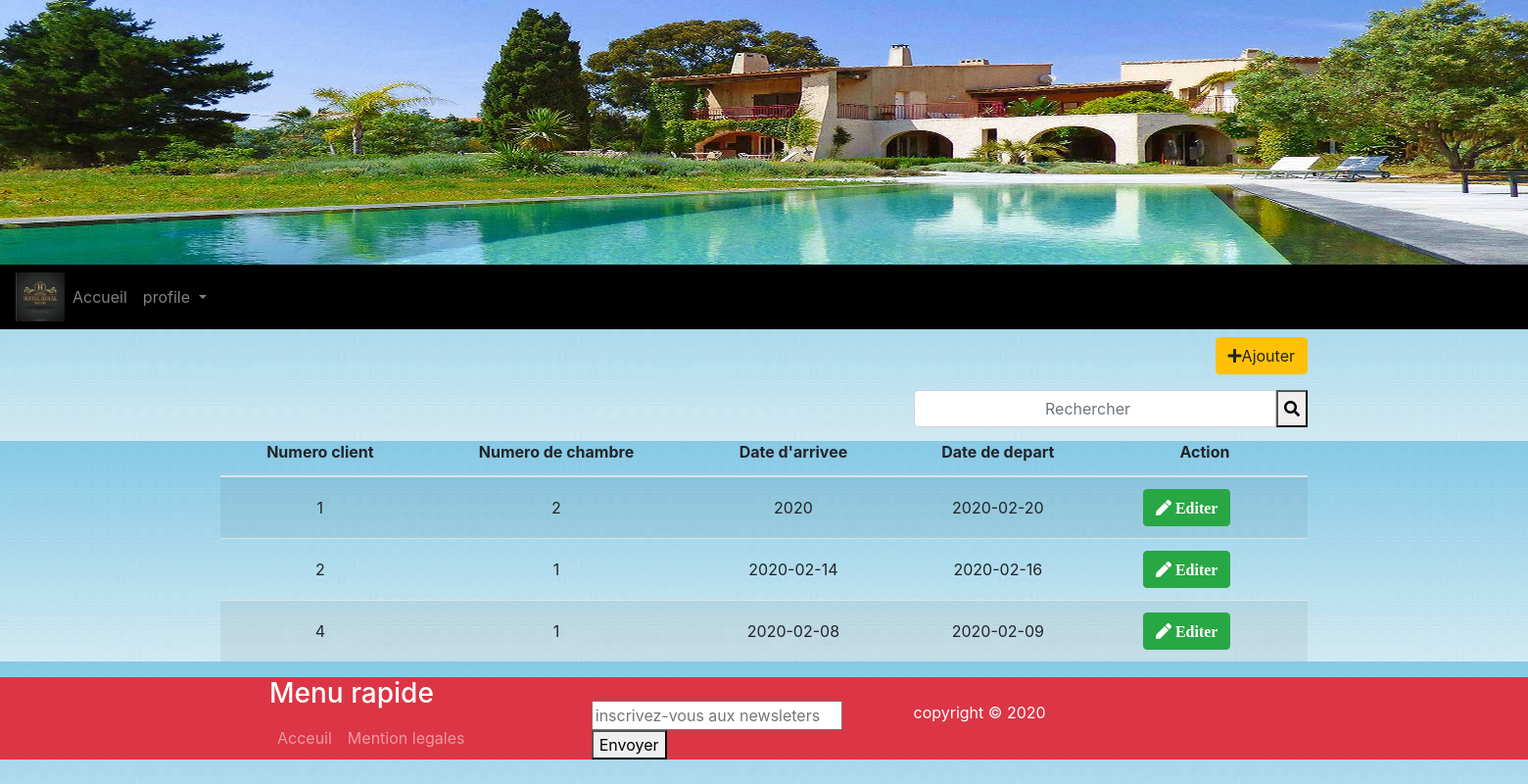
The app's page /admin/selectresa.php with its own data.
### tables this page shows
CREATE TABLE `reservations` (
  `numclient` int(11) NOT NULL,
  `numchambre` int(11) NOT NULL,
  `datearivee` varchar(30) NOT NULL,
  `datedepart` varchar(30) NOT NULL
);

### admin/selectresa.php (the view, shortened to what this page needs)
<?php
require_once('../connexion.php');
if($connect){
    if(isset($_POST['mcle'])){
        $mcle = trim(htmlspecialchars($_POST['mcle']));
        $sql = "SELECT * FROM reservations WHERE numchambre LIKE '$mcle%'";
    }else{
        $sql = "SELECT * FROM reservations";
    }
        $res = mysqli_query($connect,$sql);
        require_once('../partials/header.php');
}
?>
<div class="container">
<p class='text-right mt-2'>
            <a href="reservationadmin.php" class="btn btn-warning"><i class='fa fa-plus'></i>Ajouter</a>
        </p>
        <div class='input-group justify-content-end '>
            <input  type="search" class="form-control col-4 text-center" name="mcle" id='mcle' placeholder="Rechercher" value="">
            <button type="button">
                <i class="fa fa-search" ></i>
            </button>
        </div>
    <table class='table table-striped'>
        <thead >
            <tr class="text-center" >
                <th>Numero client</th>
                <th>Numero de chambre</th>
                <th>Date d'arrivee</th>
                <th>Date de depart</th>
                <th colspan = 2>Action</th>
            </tr>
        </thead>
        <tbody >
        <?php  if($res){
                    while($rows = mysqli_fetch_assoc($res)){
        ?>
        <tr>
            <td class="align-middle text-center"><?= $rows['numclient'] ?></td>
            <td class="align-middle text-center"><?= $rows['numchambre'] ?></td>
            <td class="align-middle text-center"><?= $rows['datearivee'] ?></td>
            <td class="align-middle text-center"><?= $rows['datedepart'] ?></td>
            <td class="align-middle text-center"><a href="editeresa.php?id=<?= $rows['numchambre'] ?>" class="btn btn-success"><i class="fas fa-pen"> Editer </a><td>
            </tr>
            <?php }} ?>
        </tbody>
    </table>
</div>
<?php
require_once('../partials/footer.php')
?>

### records on screen
reservations: numclient "1", numchambre "2", datearivee "2020", datedepart "2020-02-20"
reservations: numclient "2", numchambre "1", datearivee "2020-02-14", datedepart "2020-02-16"
reservations: numclient "4", numchambre "1", datearivee "2020-02-08", datedepart "2020-02-09"
